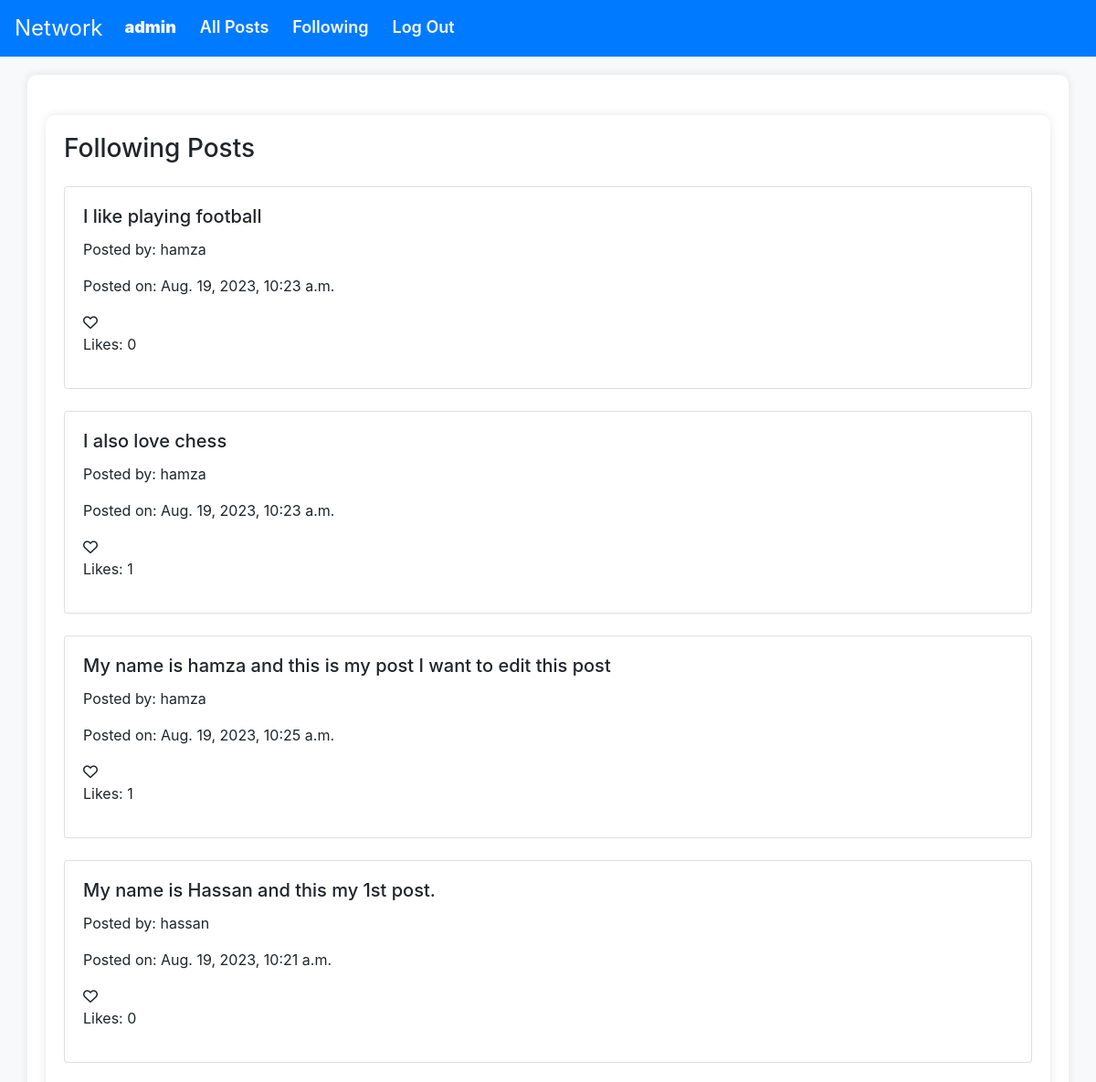
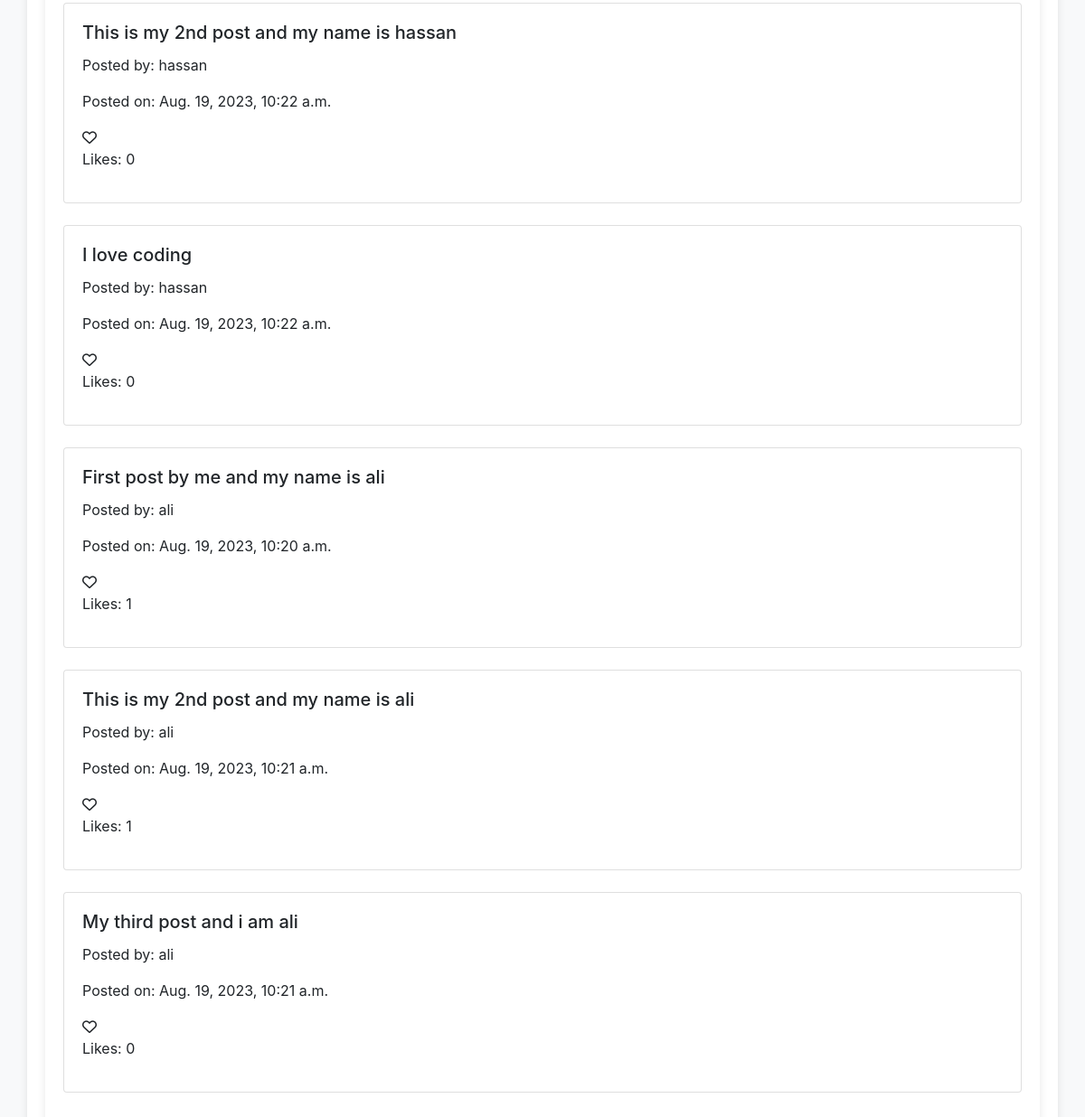
Page /following/ (signed in) on the committed database (2 pictures, top to bottom).
### network/models.py (models this page shows, shortened)
class User(AbstractUser):
    def get_profile(self):
        return Profile.objects.get_or_create(user=self)[0]

class Newpost(models.Model):
    text = models.TextField()
    user= models.ForeignKey(User, on_delete=models.CASCADE, related_name='user')
    date= models.DateTimeField(default=timezone.now)
    def like_count(self):
        return Like.objects.filter(post=self).count()

### network/views.py (the view)
# urls.py: path('following/', views.following_posts, name='following_posts'),
@login_required
def following_posts(request):
    followed_users = request.user.profile.followers.all()
    posts = Newpost.objects.filter(user__profile__user__in=followed_users)
    context = {'posts': posts}
    return render(request, 'network/following_posts.html', context)

### network/templates/network/following_posts.html (shortened to what this page needs)
{% extends 'network/layout.html' %}
{% block body %}
    <div class="container">
        <div class="container my-4">
            <h3 class="mb-4">Following Posts</h3>
            {% for post in posts %}
            <div class="row mb-4">
                <div class="col">
                    <div class="card">
                        <div class="card-body">
                            <h5 class="card-title">{{ post.text }}</h5>
                            <p class="card-text">Posted by: {{ post.user.username }}</p>
                            <p class="card-text">Posted on: {{ post.date }}</p>
                            <span class="like-button" data-post-id="{{ post.id }}">
                                <i class="far fa-heart"></i>
                            </span>
                            <p>Likes: <span class="like-count" data-post-id="{{ post.id }}">{{ post.like_count }}</span></p>
                        </div>
                    </div>
                </div>
            </div>
            {% endfor %}
        </div>
    </div>
    {% endblock %}

### network/templates/network/layout.html (shortened to what this page needs)
{% load static %}
<!DOCTYPE html>
<html lang="en">
<head>
    <link rel="stylesheet" href="https://cdnjs.cloudflare.com/ajax/libs/font-awesome/6.0.0-beta3/css/all.min.css">
    <link rel="stylesheet" href="https://stackpath.bootstrapcdn.com/bootstrap/4.4.1/css/bootstrap.min.css"
>
    <link rel="stylesheet" href="{% static 'network/styles.css' %}">
</head>
<body>
    <nav class="navbar navbar-expand-lg navbar-light bg-primary">
        <div>
            <ul class="navbar-nav mr-auto">
                {% if user.is_authenticated %}
                <a class="navbar-brand text-light" href="{% url 'index' %}">Network</a>
                <li class="nav-item text-light">
                    <a class="nav-link text-light" href="{% url 'user_profile' user.username %}"><b>{{ user.username }}</b></a>
                </li>
                {% endif %}
                <li class="nav-item text-light">
                    <a class="nav-link text-light" href="{% url 'index' %}">All Posts</a>
                </li>
                {% if user.is_authenticated %}
                <li class="nav-item">
                    <a href="{% url 'following_posts' %}" class="nav-link text-light">Following</a>
                </li>
                <li class="nav-item ">
                    <a class="nav-link text-light" href="{% url 'logout' %}">Log Out</a>
                </li>
                {% endif %}
            </ul>
        </div>
    </nav>
        {% block body %}
        {% endblock %}
</body>
</html>

### network/templates/network/layout.html (style rules this page uses)
body { background-color: #f8f9fa; }
.navbar { margin-bottom: 20px; }
.navbar-brand { font-size: 24px; }
.navbar-nav .nav-item { margin-right: 10px; }
.nav-link { color: white; font-weight: 600; font-size: 18px; }
.container { background-color: white; padding: 20px; border-radius: 10px; box-shadow: 0 0 10px rgba(0, 0, 0, 0.1); }

### rows in the picture
User: username "admin"
Newpost: text "I like playing football", user.username "hamza", date "Aug. 19, 2023, 10:23 a.m.", like_count "0"
Newpost: text "I also love chess", user.username "hamza", date "Aug. 19, 2023, 10:23 a.m.", like_count "1"
Newpost: text "My name is hamza and this is my post I want to edit this post", user.username "hamza", date "Aug. 19, 2023, 10:25 a.m.", like_count "1"
Newpost: text "My name is Hassan and this my 1st post.", user.username "hassan", date "Aug. 19, 2023, 10:21 a.m.", like_count "0"
Newpost: text "This is my 2nd post and my name is hassan", user.username "hassan", date "Aug. 19, 2023, 10:22 a.m.", like_count "0"
Newpost: text "I love coding", user.username "hassan", date "Aug. 19, 2023, 10:22 a.m.", like_count "0"
Newpost: text "First post by me and my name is ali", user.username "ali", date "Aug. 19, 2023, 10:20 a.m.", like_count "1"
Newpost: text "This is my 2nd post and my name is ali", user.username "ali", date "Aug. 19, 2023, 10:21 a.m.", like_count "1"
Newpost: text "My third post and i am ali", user.username "ali", date "Aug. 19, 2023, 10:21 a.m.", like_count "0"
